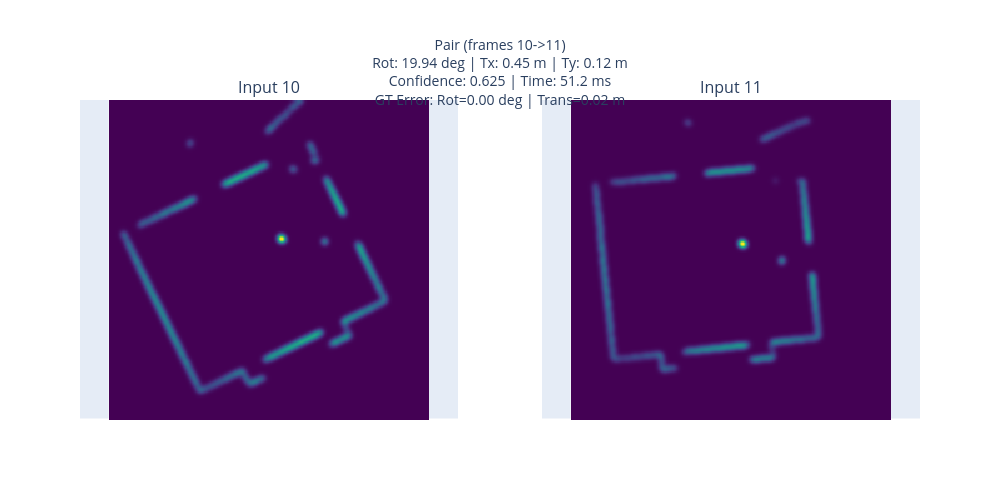

The cell this chart's notebook holds for it:
### Code cell
if img1 is not None and img2 is not None and meta_df is not None and len(meta_df) > 0:
    title = (f"Pair (frames {frame1}->{frame2})<br>"
             f"Rot: {meta['rot_angle_deg']:.2f} deg | Tx: {meta['tx_m']:.2f} m | Ty: {meta['ty_m']:.2f} m<br>"
             f"Confidence: {meta['confidence']:.3f} | Time: {meta['time_ms']:.1f} ms<br>"
             f"GT Error: Rot={meta['gt_rot_err_deg']:.2f} deg | Trans={meta['gt_trans_err_m']:.2f} m")

    fig = make_subplots(rows=1, cols=2,
                        subplot_titles=(f"Input {frame1}", f"Input {frame2}"),
                        specs=[[{"type": "heatmap"}, {"type": "heatmap"}]],
                        horizontal_spacing=0.1)
    fig.add_trace(go.Heatmap(z=_norm(img1), colorscale="Viridis", showscale=False), row=1, col=1)
    fig.add_trace(go.Heatmap(z=_norm(img2), colorscale="Viridis", showscale=False), row=1, col=2)
    fig.update_layout(height=500, width=1000, title_text=title, title_font_size=14, title_x=0.5)
    fig.update_xaxes(showticklabels=False, showgrid=False)
    fig.update_yaxes(showticklabels=False, showgrid=False)
    fig.update_yaxes(scaleanchor="x", scaleratio=1, row=1, col=1)
    fig.update_yaxes(scaleanchor="x2", scaleratio=1, row=1, col=2)
    fig.show()
else:
    print("Cannot display: missing data files.")

### Figure 1 — Plotly figure (JSON) as saved in the notebook; plotly's stock layout.template omitted (floating-point values rounded to 4 significant figures; data arrays with more than 128 entries replaced by an {"elided": "..."} marker saying what was removed)
{"data": [{"colorscale": [[0, "#440154"], [0.1111, "#482878"], [0.2222, "#3e4989"], [0.3333, "#31688e"], [0.4444, "#26828e"], [0.5556, "#1f9e89"], [0.6667, "#35b779"], [0.7778, "#6ece58"], [0.8889, "#b5de2b"], [1, "#fde725"]], "showscale": false, "type": "heatmap", "xaxis": "x", "yaxis": "y", "z": {"elided": "256x256 float values"}}, {"colorscale": [[0, "#440154"], [0.1111, "#482878"], [0.2222, "#3e4989"], [0.3333, "#31688e"], [0.4444, "#26828e"], [0.5556, "#1f9e89"], [0.6667, "#35b779"], [0.7778, "#6ece58"], [0.8889, "#b5de2b"], [1, "#fde725"]], "showscale": false, "type": "heatmap", "xaxis": "x2", "yaxis": "y2", "z": {"elided": "256x256 float values"}}], "layout": {"annotations": [{"font": {"size": 16}, "showarrow": false, "text": "Input 10", "x": 0.225, "xanchor": "center", "xref": "paper", "y": 1, "yanchor": "bottom", "yref": "paper"}, {"font": {"size": 16}, "showarrow": false, "text": "Input 11", "x": 0.775, "xanchor": "center", "xref": "paper", "y": 1, "yanchor": "bottom", "yref": "paper"}], "height": 500, "title": {"font": {"size": 14}, "text": "Pair (frames 10->11)<br>Rot: 19.94 deg | Tx: 0.45 m | Ty: 0.12 m<br>Confidence: 0.625 | Time: 51.2 ms<br>GT Error: Rot=0.00 deg | Trans=0.02 m", "x": 0.5}, "width": 1000, "xaxis": {"anchor": "y", "domain": [0, 0.45], "showgrid": false, "showticklabels": false}, "xaxis2": {"anchor": "y2", "domain": [0.55, 1], "showgrid": false, "showticklabels": false}, "yaxis": {"anchor": "x", "domain": [0, 1], "scaleanchor": "x", "scaleratio": 1, "showgrid": false, "showticklabels": false}, "yaxis2": {"anchor": "x2", "domain": [0, 1], "scaleanchor": "x2", "scaleratio": 1, "showgrid": false, "showticklabels": false}}}
